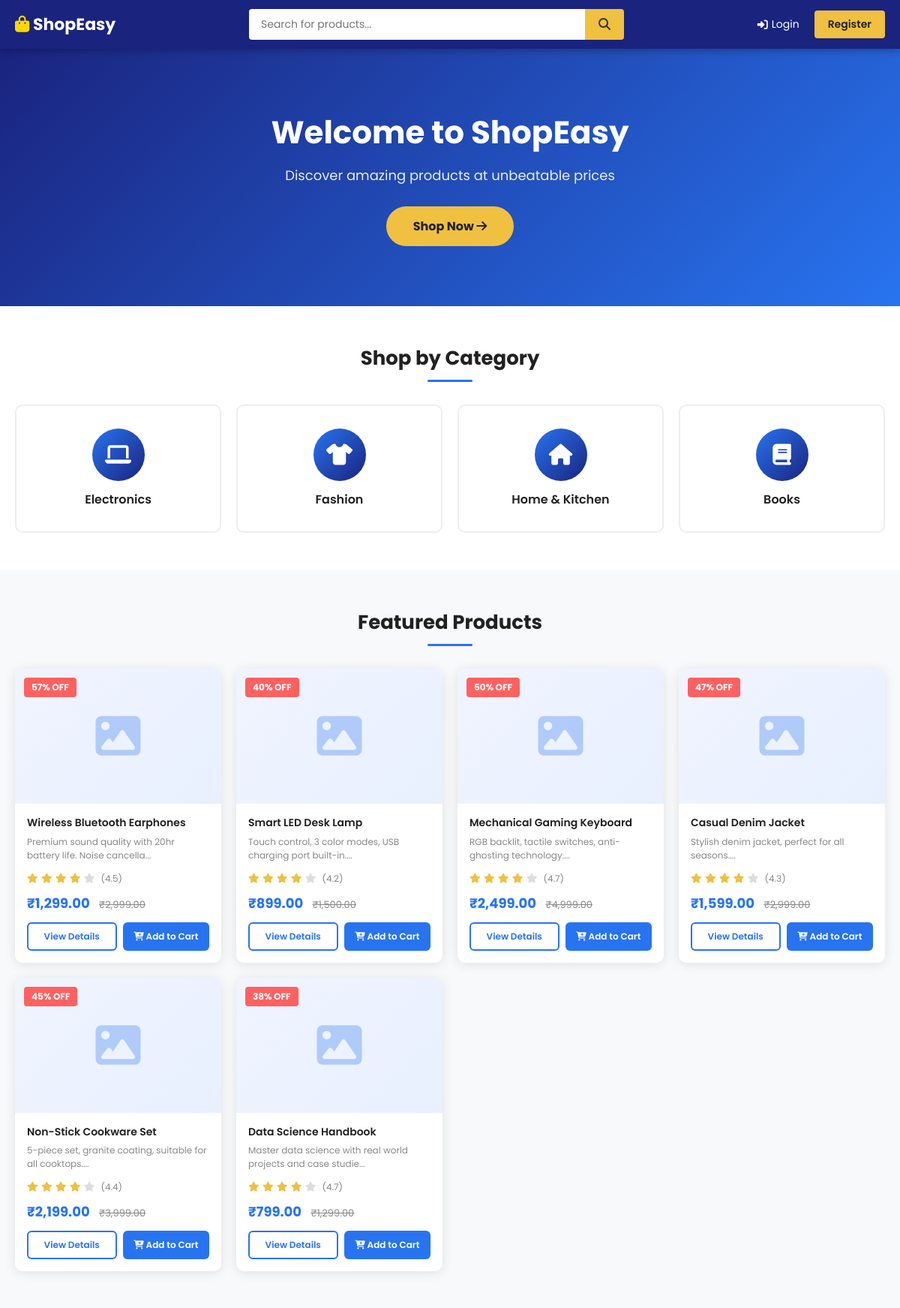
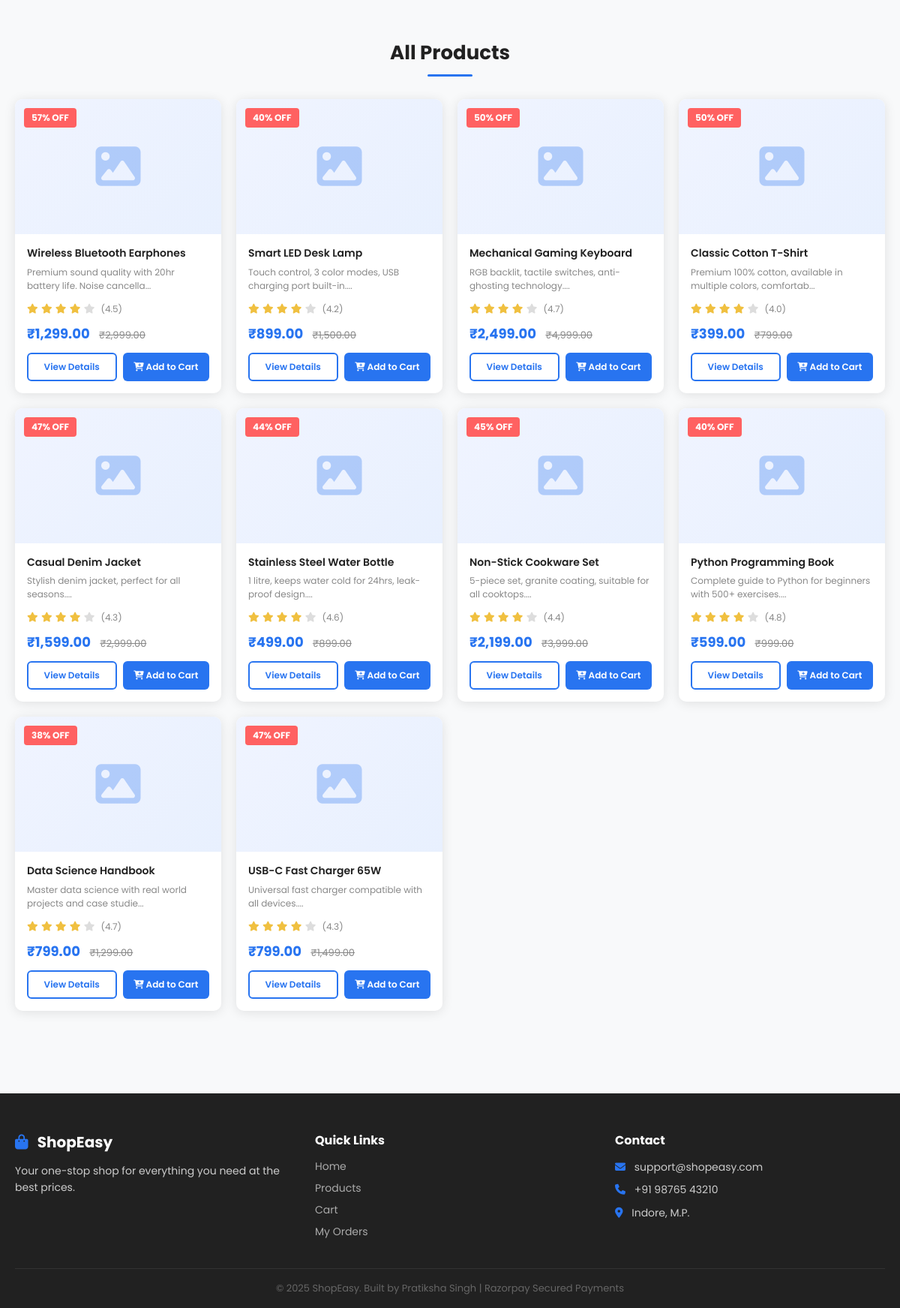
The page / on the database its author committed (2 pictures, top to bottom).
### tables this page shows
CREATE TABLE categories (
    id INT AUTO_INCREMENT PRIMARY KEY,
    name VARCHAR(100) NOT NULL,
    image VARCHAR(255)
);

CREATE TABLE products (
    id INT AUTO_INCREMENT PRIMARY KEY,
    category_id INT,
    name VARCHAR(200) NOT NULL,
    description TEXT,
    price DECIMAL(10,2) NOT NULL,
    old_price DECIMAL(10,2),
    image VARCHAR(255),
    stock INT DEFAULT 100,
    rating DECIMAL(2,1) DEFAULT 4.0,
    featured TINYINT(1) DEFAULT 0,
    created_at TIMESTAMP DEFAULT CURRENT_TIMESTAMP,
    FOREIGN KEY (category_id) REFERENCES categories(id)
);

### config.php (called while the page is built, shortened)
<?php
function isLoggedIn() {
    return isset($_SESSION['user_id']);
}
function formatPrice($price) {
    return CURRENCY . number_format($price, 2);
}
function discountPercent($old, $new) {
    if ($old > 0) {
        return round((($old - $new) / $old) * 100);
    }
    return 0;
}
?>

### index.php (the view, shortened to what this page needs)
<?php require_once 'config.php'; ?>
<!DOCTYPE html>
<html lang="en">
<head>
    <link rel="stylesheet" href="assets/css/style.css">
    <link rel="stylesheet" href="https://cdnjs.cloudflare.com/ajax/libs/font-awesome/6.4.0/css/all.min.css">
</head>
<body>
<nav class="navbar">
    <div class="nav-container">
        <a href="index.php" class="logo">
            <i class="fas fa-shopping-bag"></i> <?= SITE_NAME ?>
        </a>
        <div class="search-bar">
            <input type="text" id="searchInput" placeholder="Search for products...">
            <button><i class="fas fa-search"></i></button>
        </div>
        <div class="nav-icons">
            <?php if(isLoggedIn()): ?>
                <a href="profile.php" title="Profile">
                    <i class="fas fa-user"></i>
                    <span><?= $_SESSION['user_name'] ?></span>
                </a>
                <a href="cart.php" title="Cart" class="cart-icon">
                    <i class="fas fa-shopping-cart"></i>
                    <span class="cart-badge"><?= getCartCount() ?></span>
                </a>
                <a href="logout.php" title="Logout">
                    <i class="fas fa-sign-out-alt"></i>
                </a>
            <?php else: ?>
                <a href="login.php"><i class="fas fa-sign-in-alt"></i> Login</a>
                <a href="register.php" class="btn-register">Register</a>
            <?php endif; ?>
        </div>
    </div>
</nav>
<div class="hero">
    <div class="hero-content">
        <h1>Welcome to <?= SITE_NAME ?></h1>
        <p>Discover amazing products at unbeatable prices</p>
        <a href="#products" class="btn-hero">Shop Now <i class="fas fa-arrow-right"></i></a>
    </div>
</div>
<section class="categories">
    <div class="container">
        <h2 class="section-title">Shop by Category</h2>
        <div class="category-grid">
            <?php
            $cats = mysqli_query($conn, "SELECT * FROM categories");
            while($cat = mysqli_fetch_assoc($cats)):
            ?>
            <a href="products.php?category=<?= $cat['id'] ?>" class="category-card">
                <div class="cat-icon">
                    <?php
                    $icons = ['Electronics' => 'fa-laptop', 'Fashion' => 'fa-tshirt', 'Home & Kitchen' => 'fa-home', 'Books' => 'fa-book'];
                    $icon = $icons[$cat['name']] ?? 'fa-tag';
                    ?>
                    <i class="fas <?= $icon ?>"></i>
                </div>
                <span><?= $cat['name'] ?></span>
            </a>
            <?php endwhile; ?>
        </div>
    </div>
</section>
<section class="products" id="products">
    <div class="container">
        <h2 class="section-title">Featured Products</h2>
        <div class="product-grid">
            <?php
            $products = mysqli_query($conn, "SELECT * FROM products WHERE featured = 1 LIMIT 8");
            while($p = mysqli_fetch_assoc($products)):
                $discount = discountPercent($p['old_price'], $p['price']);
            ?>
            <div class="product-card">
                <?php if($discount > 0): ?>
                    <div class="badge"><?= $discount ?>% OFF</div>
                <?php endif; ?>
                <div class="product-img">
                    <i class="fas fa-image img-placeholder"></i>
                </div>
                <div class="product-info">
                    <h3><?= $p['name'] ?></h3>
                    <p class="description"><?= substr($p['description'], 0, 60) ?>...</p>
                    <div class="rating">
                        <?php for($i=1; $i<=5; $i++): ?>
                            <i class="fas fa-star <?= $i <= $p['rating'] ? 'active' : '' ?>"></i>
                        <?php endfor; ?>
                        <span>(<?= $p['rating'] ?>)</span>
                    </div>
                    <div class="price-row">
                        <span class="price"><?= formatPrice($p['price']) ?></span>
                        <?php if($p['old_price']): ?>
                            <span class="old-price"><?= formatPrice($p['old_price']) ?></span>
                        <?php endif; ?>
                    </div>
                    <div class="product-actions">
                        <a href="product.php?id=<?= $p['id'] ?>" class="btn-view">View Details</a>
                        <button class="btn-cart" onclick="addToCart(<?= $p['id'] ?>)">
                            <i class="fas fa-cart-plus"></i> Add to Cart
                        </button>
                    </div>
                </div>
            </div>
            <?php endwhile; ?>
        </div>
    </div>
</section>
<section class="products" style="background:#f8f9fa;">
    <div class="container">
        <h2 class="section-title">All Products</h2>
        <div class="product-grid">
            <?php
            $all = mysqli_query($conn, "SELECT * FROM products ORDER BY created_at DESC");
            while($p = mysqli_fetch_assoc($all)):
                $discount = discountPercent($p['old_price'], $p['price']);
            ?>
            <div class="product-card">
                <?php if($discount > 0): ?>
                    <div class="badge"><?= $discount ?>% OFF</div>
                <?php endif; ?>
                <div class="product-img">
                    <i class="fas fa-image img-placeholder"></i>
                </div>
                <div class="product-info">
                    <h3><?= $p['name'] ?></h3>
                    <p class="description"><?= substr($p['description'], 0, 60) ?>...</p>
                    <div class="rating">
                        <?php for($i=1; $i<=5; $i++): ?>
                            <i class="fas fa-star <?= $i <= $p['rating'] ? 'active' : '' ?>"></i>
                        <?php endfor; ?>
                        <span>(<?= $p['rating'] ?>)</span>
                    </div>
                    <div class="price-row">
                        <span class="price"><?= formatPrice($p['price']) ?></span>
                        <?php if($p['old_price']): ?>
                            <span class="old-price"><?= formatPrice($p['old_price']) ?></span>
                        <?php endif; ?>
                    </div>
                    <div class="product-actions">
                        <a href="product.php?id=<?= $p['id'] ?>" class="btn-view">View Details</a>
                        <button class="btn-cart" onclick="addToCart(<?= $p['id'] ?>)">
                            <i class="fas fa-cart-plus"></i> Add to Cart
                        </button>
                    </div>
                </div>
            </div>
            <?php endwhile; ?>
        </div>
    </div>
</section>
<footer>
    <div class="container">
        <div class="footer-grid">
            <div>
                <h3><i class="fas fa-shopping-bag"></i> <?= SITE_NAME ?></h3>
                <p>Your one-stop shop for everything you need at the best prices.</p>
            </div>
            <div>
                <h4>Quick Links</h4>
                <a href="index.php">Home</a>
                <a href="products.php">Products</a>
                <a href="cart.php">Cart</a>
                <a href="orders.php">My Orders</a>
            </div>
            <div>
                <h4>Contact</h4>
                <p><i class="fas fa-envelope"></i> support@shopeasy.com</p>
                <p><i class="fas fa-phone"></i> +91 98765 43210</p>
                <p><i class="fas fa-map-marker-alt"></i> Indore, M.P.</p>
            </div>
        </div>
        <div class="footer-bottom">
            <p>&copy; 2025 <?= SITE_NAME ?>. Built by Pratiksha Singh | Razorpay Secured Payments</p>
        </div>
    </div>
</footer>
</body>
</html>

### rows shown on the page
categories: name "Electronics"
categories: name "Fashion"
categories: name "Home & Kitchen"
categories: name "Books"
products: discount "57", name "Wireless Bluetooth Earphones", description "Premium sound quality with 20hr battery life. Noise cancella", rating "4.5", price "₹1,299.00", old_price "₹2,999.00"
products: discount "40", name "Smart LED Desk Lamp", description "Touch control, 3 color modes, USB charging port built-in.", rating "4.2", price "₹899.00", old_price "₹1,500.00"
products: discount "50", name "Mechanical Gaming Keyboard", description "RGB backlit, tactile switches, anti-ghosting technology.", rating "4.7", price "₹2,499.00", old_price "₹4,999.00"
products: discount "47", name "Casual Denim Jacket", description "Stylish denim jacket, perfect for all seasons.", rating "4.3", price "₹1,599.00", old_price "₹2,999.00"
products: discount "45", name "Non-Stick Cookware Set", description "5-piece set, granite coating, suitable for all cooktops.", rating "4.4", price "₹2,199.00", old_price "₹3,999.00"
products: discount "38", name "Data Science Handbook", description "Master data science with real world projects and case studie", rating "4.7", price "₹799.00", old_price "₹1,299.00"
products: discount "50", name "Classic Cotton T-Shirt", description "Premium 100% cotton, available in multiple colors, comfortab", rating "4.0", price "₹399.00", old_price "₹799.00"
products: discount "44", name "Stainless Steel Water Bottle", description "1 litre, keeps water cold for 24hrs, leak-proof design.", rating "4.6", price "₹499.00", old_price "₹899.00"
products: discount "40", name "Python Programming Book", description "Complete guide to Python for beginners with 500+ exercises.", rating "4.8", price "₹599.00", old_price "₹999.00"
products: discount "47", name "USB-C Fast Charger 65W", description "Universal fast charger compatible with all devices.", rating "4.3", price "₹799.00", old_price "₹1,499.00"

### other values the page prints
SITE_NAME "ShopEasy"
